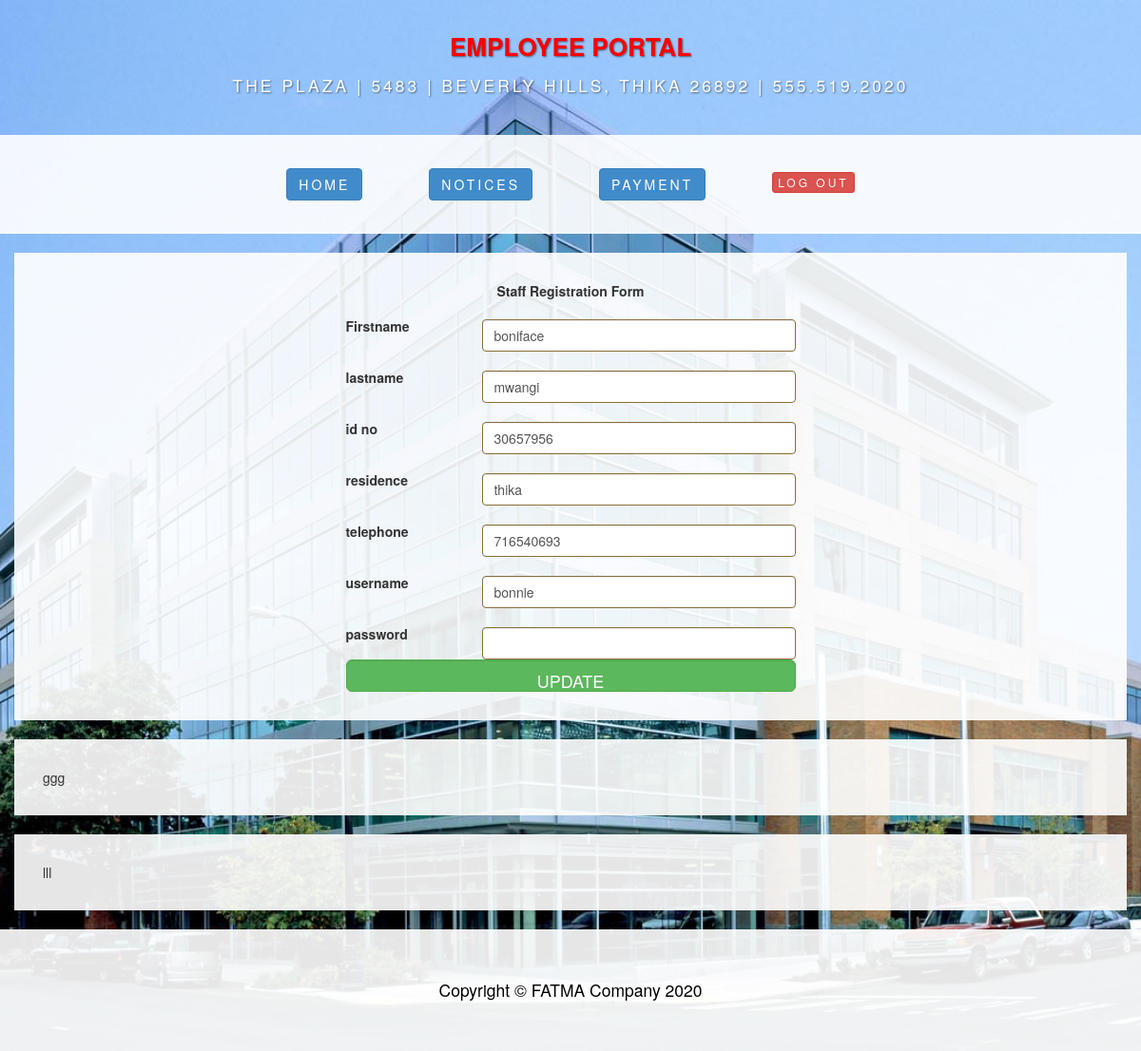
The page /admin/update.php?id=4 (signed in) on the database its author committed.
### tables this page shows
CREATE TABLE `staff` (
  `id` int(11) NOT NULL,
  `fname` varchar(255) NOT NULL,
  `lname` varchar(255) NOT NULL,
  `id_no` int(11) NOT NULL,
  `photo` varchar(60) NOT NULL,
  `residence` varchar(255) NOT NULL,
  `tel` varchar(11) NOT NULL,
  `username` varchar(255) NOT NULL,
  `password` varchar(255) NOT NULL,
  `reg_date` timestamp NOT NULL DEFAULT CURRENT_TIMESTAMP ON UPDATE CURRENT_TIMESTAMP,
  `gender` tinyint(11) NOT NULL,
  `userlevel` int(11) NOT NULL DEFAULT '1'
);

### includes/functions.php (called while the page is built, shortened)
<?php
if  (!function_exists("GetSQLValueString")) {
function GetSQLValueString($theValue, $theType, $theDefinedValue = "", $theNotDefinedValue = "")
{
  $theValue = function_exists("mysql_real_escape_string") ? mysql_real_escape_string($theValue) : mysql_escape_string($theValue);
  switch ($theType) {
    case "long":
    case "int":
      $theValue = ($theValue != "") ? intval($theValue) : "NULL";
      break;
  }
  return $theValue;
}
}
?>

### admin/update.php (the view, shortened to what this page needs)
<?php require_once('../includes/functions.php'); ?>
<?php require_once('../Connections/conn.php'); ?>
<?php
$colname_update = "-1";
if (isset($_GET['id'])) {
  $colname_update = $_GET['id'];
}
$query_update = sprintf("SELECT * FROM staff WHERE id = %s", GetSQLValueString($colname_update, "int"));
$update = mysql_query($query_update, $conn) or die(mysql_error());
$row_update = mysql_fetch_assoc($update);
$editFormAction = $_SERVER['PHP_SELF'];
if (isset($_SERVER['QUERY_STRING'])) {
  $editFormAction .= "?" . htmlentities($_SERVER['QUERY_STRING']);
}
?>
<!DOCTYPE html>
<html lang="en">
<head>
    <link href="../css/bootstrap.css" rel="stylesheet">
    <link href="../css/business-casual.css" rel="stylesheet">
    <link href="../css/mycss.css" rel="stylesheet" type="text/css">
    <link href="../SpryAssets/SpryValidationTextField.css" rel="stylesheet" type="text/css">
    <link href="../SpryAssets/SpryAccordion.css" rel="stylesheet" type="text/css">
</head>
<body>
    <div class="brand" id="companyname">EMPLOYEE PORTAL</div>
    <div class="address-bar">The Plaza | 5483 | Beverly Hills, Thika 26892 | 555.519.2020</div>
    	<?php require_once("admin_head.php");?>
	<div class="container">
    <div class="row">
            <div class="box">
              <div class="col-lg-12 text-center">
                <form action="<?php echo $editFormAction; ?>" method="POST" name="reg_staff" id="reg_staff">
                      <table width="473" border="0" align="center" class="table-responsive">
                      <tr>
                      <th colspan="2"><center><marquee>Staff Registration Form</marquee></center></th>
                      </tr>
                     <tr>
                       <th width="88" scope="row">Firstname</th>
                       <td width="203"><span id="sprytextfield1" class="form-group has-warning">
                         <input type="text" name="fname" id="fname" class="form-control"  value="<?php echo $row_update['fname']; ?>">
                       <span class="textfieldRequiredMsg">A value is required.</span></span>
                       </td>
                     </tr>
                     <tr>
                       <th scope="row">lastname</th>
                       <td><span id="sprytextfield2" class="form-group has-warning">
                         <input type="text" name="lname" id="lname" class="form-control" value="<?php echo $row_update['lname']; ?>">
                       <span class="textfieldRequiredMsg">A value is required.</span></span>
                       </td>
                     </tr>
                     <tr>
                       <th scope="row">id no</th>
                       <td><span id="sprytextfield3" class="form-group has-warning">
                       <input type="text" name="id_no" id="id_no" class="form-control"  value="<?php echo $row_update['id_no']; ?>" maxlength="8">
                       <span class="textfieldRequiredMsg">A value is required.</span></span>
                       </td>
                     </tr>
                     <tr>
                     <tr>
                       <th scope="row">residence</th>
                       <td>
                         <span id="sprytextfield4" class="form-group has-warning">
                         <input type="text" name="residence" id="residence" class="form-control"  value="<?php echo $row_update['residence']; ?>">
                       <span class="textfieldRequiredMsg">A value is required.</span></span></td>
                     </tr>
                     <tr>
                       <th scope="row">telephone</th>
                       <td><span id="sprytextfield5" class="form-group has-warning">
                       <input type="text" name="tel" id="tel" class="form-control" value="<?php echo $row_update['tel']; ?>" maxlength="10">
                       <span class="textfieldRequiredMsg">A value is required.</span></span></td>
                     </tr>
                     <tr>
                       <th scope="row">username</th>
                       <td><span id="sprytextfield6" class="form-group has-warning">
                         <input type="text" name="username" id="username" class="form-control" value="<?php echo $row_update['username']; ?>">
                       <span class="textfieldRequiredMsg">A value is required.</span></span></td>
                     </tr>
                     <tr>
                       <th scope="row">password</th>
                       <td><span id="sprytextfield7" class="form-group has-warning">
                         <input type="password" name="pass" id="pass" class="form-control" required>
                       <span class="textfieldRequiredMsg">A value is required.</span></span></td>
                     </tr>
                     <tr>
                       <th colspan="2" scope="row">
                       <input type="submit" name="reg" id="reg" value="UPDATE" class="form-control btn btn-success btn-lg">
                       </th>
                     </tr>
                   </table>
                  </form>
              </div>
            </div>
      </div>
        <div class="row">
            <div class="box">
                <div class="col-lg-12">
                 ggg
                </div>
            </div>
        </div>
        <div class="row">
            <div class="box">
                <div class="col-lg-12">
                    lll
                </div>
            </div>
        </div>
    </div>
    <footer>
       <?php require_once("../includes/footer.php");?>
    </footer>
</body>
</html>

### css/business-casual.css (style rules this page uses)
body { background:url(../img/one.jpg) no-repeat center center fixed; -webkit-background-size: cover; -moz-background-size: cover; -o-background-size: cover; background-size: cover; }
.brand, .address-bar { display: none; }
.box { background: #fff; background: rgba(255,255,255,0.9); margin-bottom: 20px; padding: 30px 15px; }
footer { background: #fff; background: rgba(255,255,255,0.9); }
@media screen and (min-width: 768px) { .brand { display: inherit; font-weight: 700; font-size: 5em; line-height: normal; text-align: center; margin: 0; padding: 30px 0 10px; color: #fff; text-shadow: 1px 1px 2px rgba(0, 0, 0, 0.5); } }
@media screen and (min-width: 768px) { .address-bar { display: inherit; text-align: center; margin: 0; padding: 0 0 40px; font-size: 1.25em; text-transform: uppercase; letter-spacing: 3px; font-weight: 400; color: #fff; text-shadow: 1px 1px 2px rgba(0, 0, 0, 0.5); } }
@media screen and (min-width: 1200px) { .box:after { content: ''; display: table; clear: both; color:#F00; } }

### css/mycss.css (style rules this page uses)
#companyname { color:#F00; font-size:26px; }

### rows shown on the page
staff: fname "boniface", lname "mwangi", id_no "30657956", residence "thika", tel "716540693", username "bonnie"
